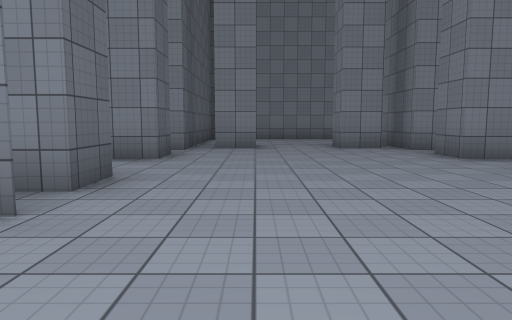
view 1 (above)

18 first-person views from a walk through a Unity game level. The camera is 1.3 m above the floor, tilts 6° down and sees 70° across. The floor is counted in squares, 2 m on a side. Each view is taken from the middle of a square. On the plan, view 1 faces up. The plan holds only what a view shows up to about 11 squares ahead; the rest is blank. The place goes on beyond the plan. Surface patterns are stand-ins for the level's own textures.

view 2
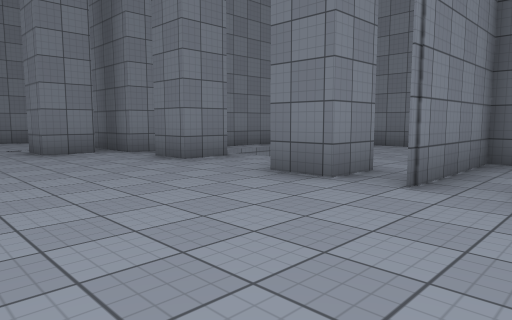

view 3
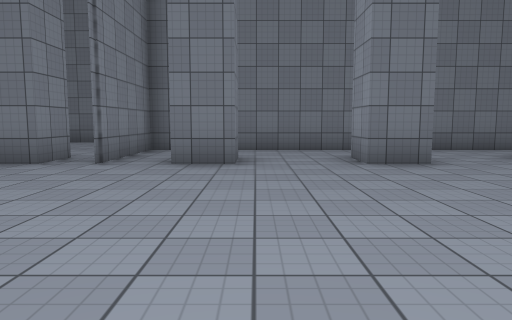

view 4
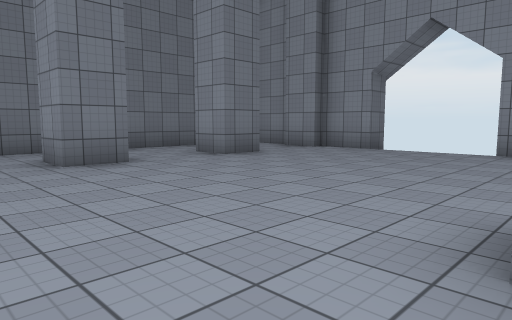

view 5
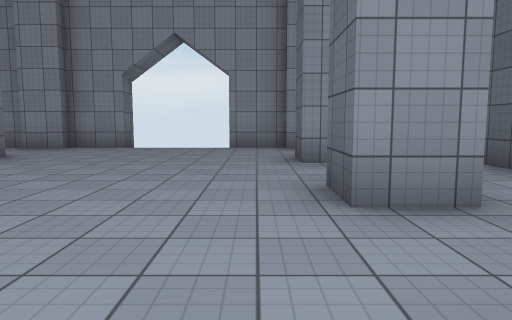

view 6
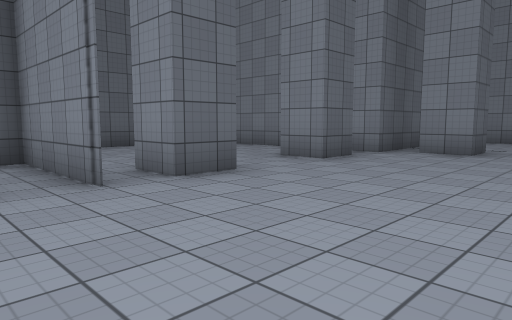

view 7
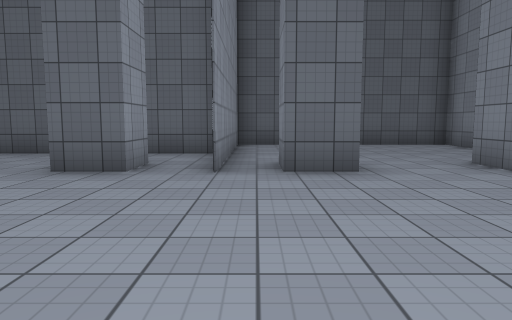

view 8
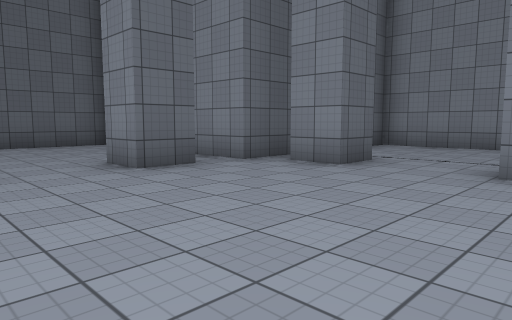

view 9
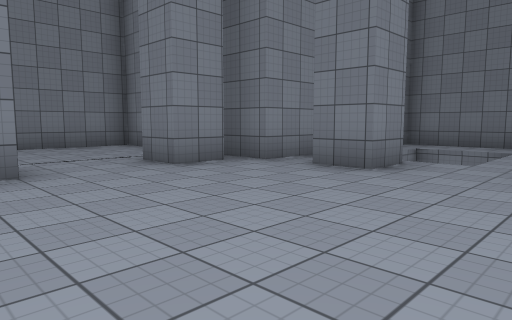

view 10
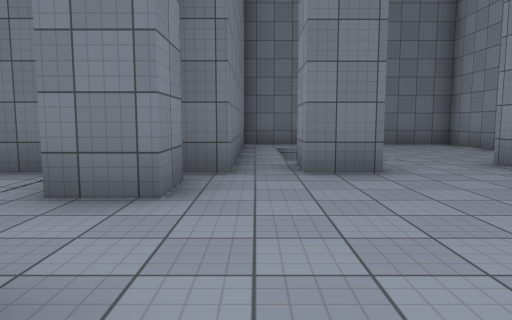

view 11
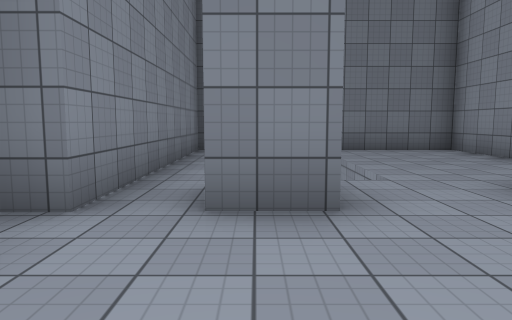

view 12
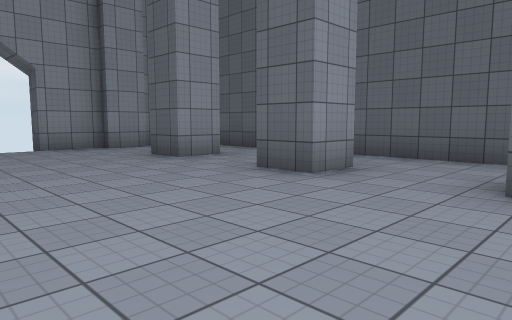

view 13
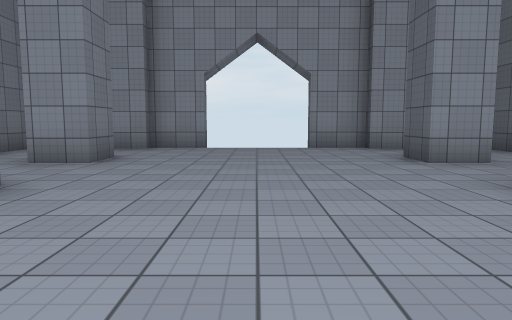

view 14
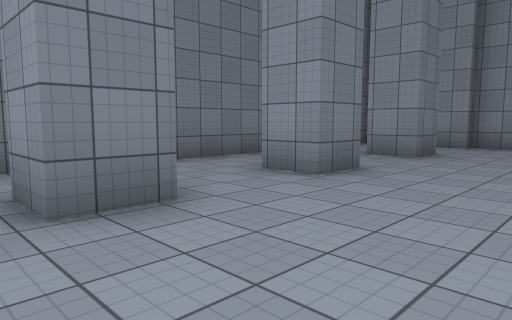

view 15
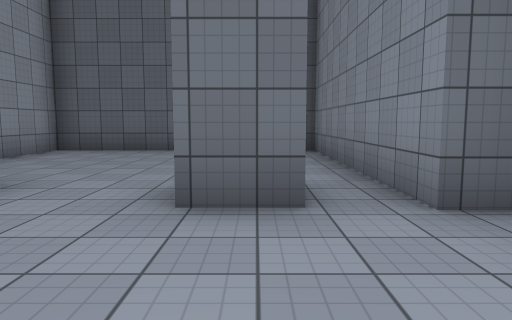

view 16
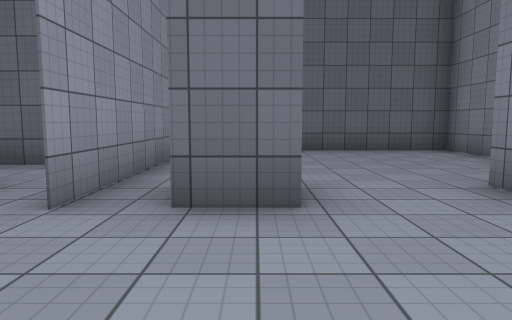

view 17
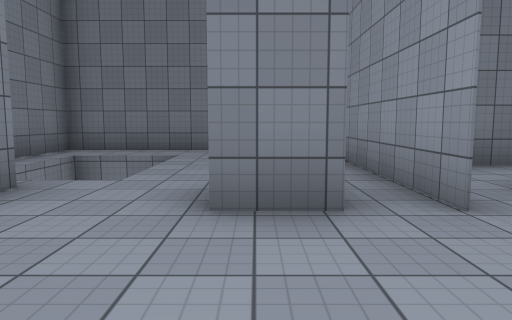

view 18
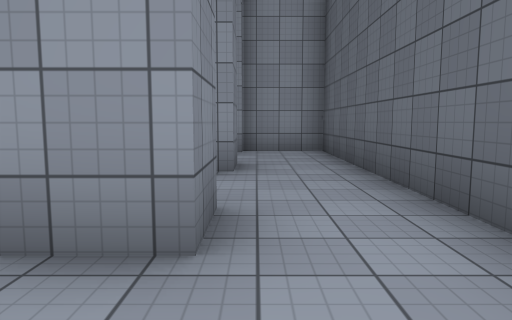

### Floor plan
Ten units are one square. View 1 is at (0, 0); x grows to the right and y downward. Boxes are objects, and circles mark ways between rooms. Rooms are numbered by the first view taken in them; rooms with no view inside come last. Other rooms are left out.
<svg viewBox="-78 -141 177 237">
<path fill="none" stroke="#000" d="M35 -25 94 -25 94 -83 36 -83 36 -95M-16 -24 -45 -24 -45 81 -26 81M44 -3 36 -3 36 -13 46 -13M-28 -13 -17 -13 -17 -3M46 -34 36 -34 36 -44M-17 -44 -17 -34 -28 -34M41 -43 46 -43M36 28 36 17 46 17M-27 28 -27 17 -17 17 -17 27M46 -64 36 -64 36 -74 46 -74M-17 -74 -17 -64 -28 -64M36 58 36 47 46 47M-27 55 -27 47 -17 47 -17 57M-17 -83 -73 -83 -73 -25 -16 -25M31 -88 21 -88 21 -99M0 -99 0 -88 -10 -88M35 78 46 78M-28 78 -17 78 -17 81 -3 81 -4 90M48 81 64 81 64 -24 35 -24M23 91 23 81 36 81M-17 -111 -17 -83M36 -95 36 -136 -17 -136 -17 -129"/>
<circle cx="-10" cy="-90" r="3" fill="#2a7"/>
<circle cx="15" cy="-90" r="3" fill="#2a7"/>
<text x="10" y="-10">1</text>
<text x="10" y="-120">2</text>
</svg>
Room 1 opens to room 2.

Where each view was taken, in squares from view 1:
view 1: 0 up, 0 right, facing up
view 2: 1 up, 0 right, facing up-right
view 3: 0 up, 2 left, facing right
view 4: 0 up, 2 left, facing down-right
view 5: 1 up, 1 left, facing down
view 6: 1 up, 2 right, facing up-left
view 7: 3 up, 3 right, facing left
view 8: 4 up, 3 right, facing up-left
view 9: 4 up, 1 left, facing up-right
view 10: 8 up, 1 left, facing right
view 11: 7 up, 1 right, facing right
view 12: 1 up, 2 right, facing down-left
view 13: 1 up, 1 right, facing down
view 14: 2 up, 1 right, facing down-right
view 15: 7 up, 1 right, facing left
view 16: 4 up, 1 right, facing left
view 17: 4 up, 1 right, facing right
view 18: 0 up, 3 left, facing down
